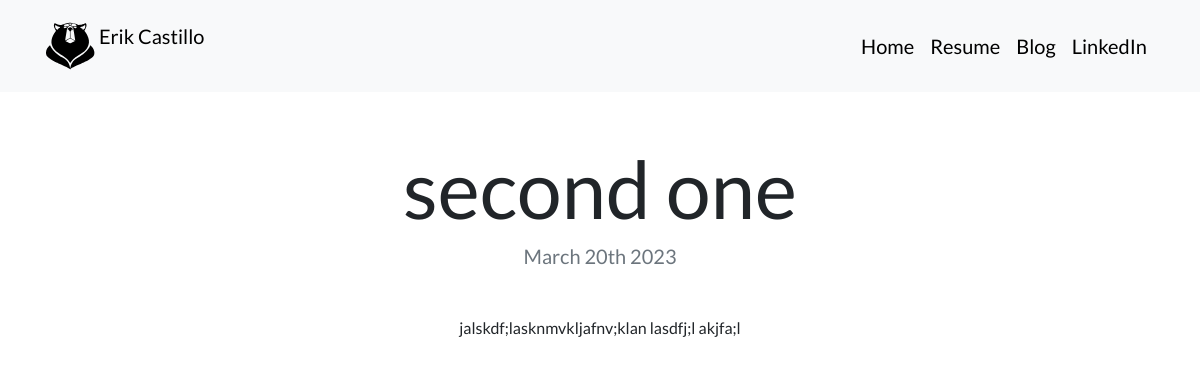
The app's page /blog/2/ with its own data.
### blog/models.py (models this page shows, shortened)
class Blog(models.Model):
    title = models.CharField(max_length=200)
    description = models.TextField()
    date = models.DateField()

### blog/views.py (the view)
# urls.py: path('<int:blog_id>/', views.detail, name='detail'),
def detail(request, blog_id):
    blog = get_object_or_404(Blog, pk=blog_id)
    return render(request, 'blog/detail.html', {'blog':blog})

### blog/templates/blog/detail.html
{% extends 'portfolio/base.html' %}
{% block content %}
<h1 class="text-center mt-5" id="blogdetailtitle">{{ blog.title }}</h1>
<h5 class="text-center text-muted mb-5">{{ blog.date|date:'F jS Y' }}</h5>
<p class="text-center"> {{ blog.description|safe }}</p>
{% endblock content %}

### portfolio/static/portfolio/custom.css (style rules this page uses)
body { font-family: 'Lato', sans-serif; }
@media (min-width: 992px) { #blogdetailtitle { font-size: 5rem; } }

### records on screen
Blog: title "second one", date "March 20th 2023", description "jalskdf;lasknmvkljafnv;klan lasdfj;l akjfa;l"
